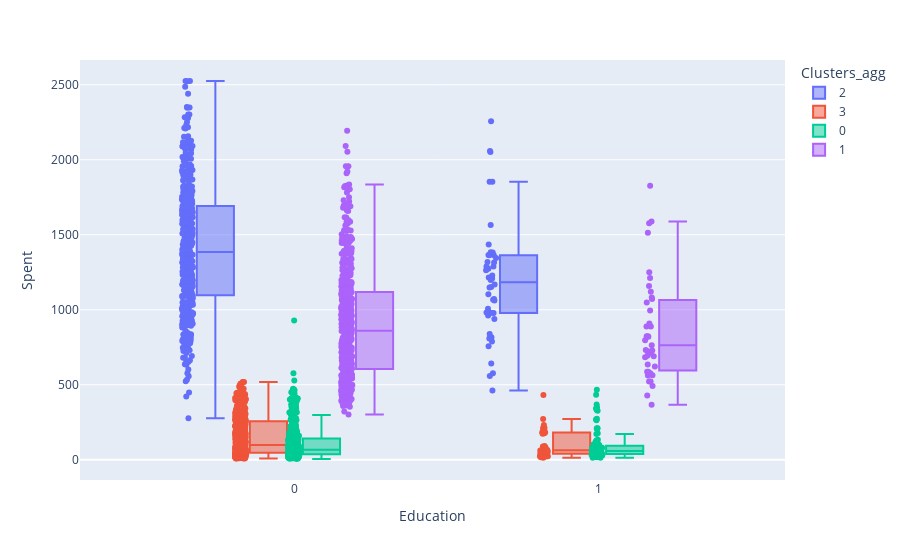

Notebook source saved alongside this figure:
### Code cell
fig = px.box(df, x=df['Education'], y=df['Spent'], points="all", color="Clusters_agg")
fig.show()

### Figure 1 — Plotly figure (JSON) as saved in the notebook; plotly's stock layout.template omitted (floating-point values rounded to 4 significant figures; data arrays with more than 128 entries replaced by an {"elided": "..."} marker saying what was removed)
{"data": [{"alignmentgroup": "True", "boxpoints": "all", "hovertemplate": "Clusters_agg=2<br>Education=%{x}<br>Spent=%{y}<extra></extra>", "legendgroup": "2", "marker": {"color": "#636efa"}, "name": "2", "notched": false, "offsetgroup": "2", "orientation": "v", "showlegend": true, "x": {"elided": "493 int values"}, "x0": " ", "xaxis": "x", "y": {"elided": "493 int values"}, "y0": " ", "yaxis": "y", "type": "box"}, {"alignmentgroup": "True", "boxpoints": "all", "hovertemplate": "Clusters_agg=3<br>Education=%{x}<br>Spent=%{y}<extra></extra>", "legendgroup": "3", "marker": {"color": "#EF553B"}, "name": "3", "notched": false, "offsetgroup": "3", "orientation": "v", "showlegend": true, "x": {"elided": "535 int values"}, "x0": " ", "xaxis": "x", "y": {"elided": "535 int values"}, "y0": " ", "yaxis": "y", "type": "box"}, {"alignmentgroup": "True", "boxpoints": "all", "hovertemplate": "Clusters_agg=0<br>Education=%{x}<br>Spent=%{y}<extra></extra>", "legendgroup": "0", "marker": {"color": "#00cc96"}, "name": "0", "notched": false, "offsetgroup": "0", "orientation": "v", "showlegend": true, "x": {"elided": "613 int values"}, "x0": " ", "xaxis": "x", "y": {"elided": "613 int values"}, "y0": " ", "yaxis": "y", "type": "box"}, {"alignmentgroup": "True", "boxpoints": "all", "hovertemplate": "Clusters_agg=1<br>Education=%{x}<br>Spent=%{y}<extra></extra>", "legendgroup": "1", "marker": {"color": "#ab63fa"}, "name": "1", "notched": false, "offsetgroup": "1", "orientation": "v", "showlegend": true, "x": {"elided": "564 int values"}, "x0": " ", "xaxis": "x", "y": {"elided": "564 int values"}, "y0": " ", "yaxis": "y", "type": "box"}], "layout": {"xaxis": {"anchor": "y", "domain": [0, 1], "title": {"text": "Education"}}, "yaxis": {"anchor": "x", "domain": [0, 1], "title": {"text": "Spent"}}, "legend": {"title": {"text": "Clusters_agg"}, "tracegroupgap": 0}, "margin": {"t": 60}, "boxmode": "group"}}
